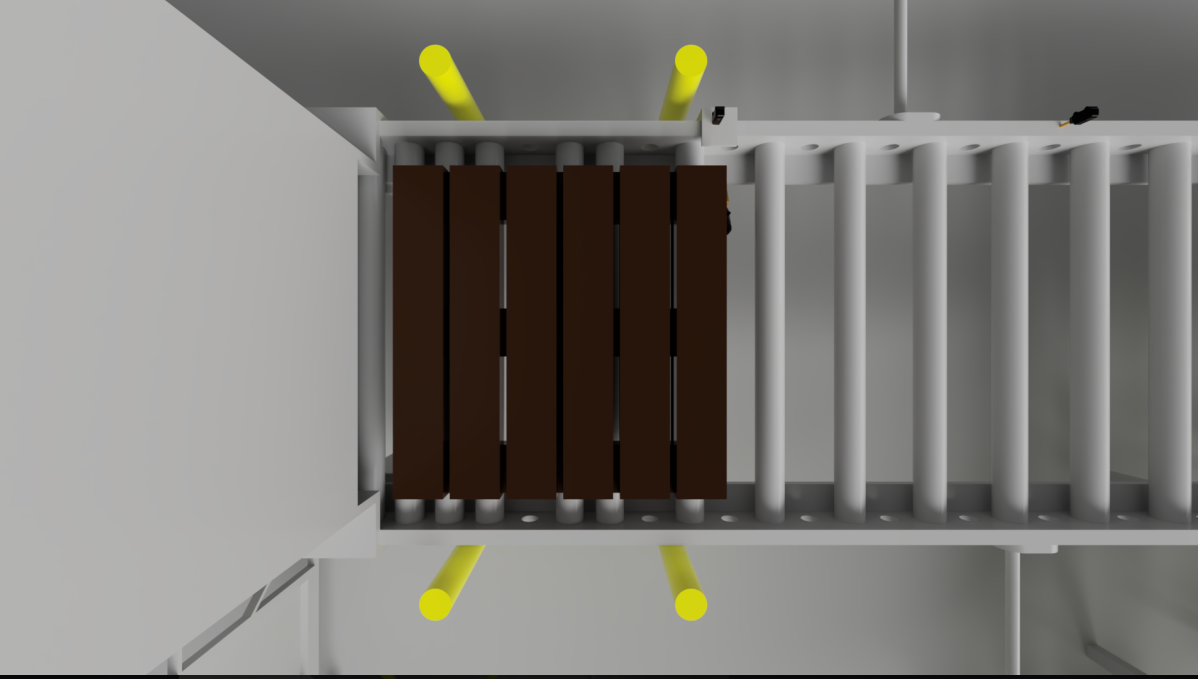
#> input picture CropModule/test.png, 1198 x 679 px
$ python crop.py
#> lines starting #> are read from the running program, lines starting #| are printed output that depends on the picture
#> further down, imagen is the input picture: shape (679, 1198, 3); mean B, G, R 118.1, 122, 124.5
import cv2
import numpy as np


def recortar_imagen(imagen, bounding_box):
#> called with bounding_box = (350, 150, 400, 380)
    x, y, w, h = bounding_box
    imagen_recortada = imagen[y : y + h, x : x + w]
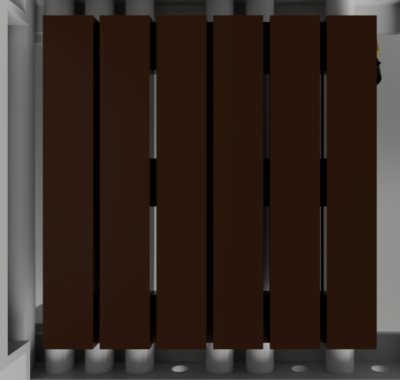
#> imagen_recortada: shape (380, 400, 3); mean B, G, R 35, 42, 54.1
    return imagen_recortada


def enmascarar_imagen(imagen, bounding_box):
#> called with bounding_box = (350, 150, 400, 380)
    x, y, w, h = bounding_box
    mascara = np.zeros(imagen.shape[:2], dtype=np.uint8)
    mascara[y : y + h, x : x + w] = 255
    imagen_enmascarada = cv2.bitwise_and(imagen, imagen, mask=mascara)
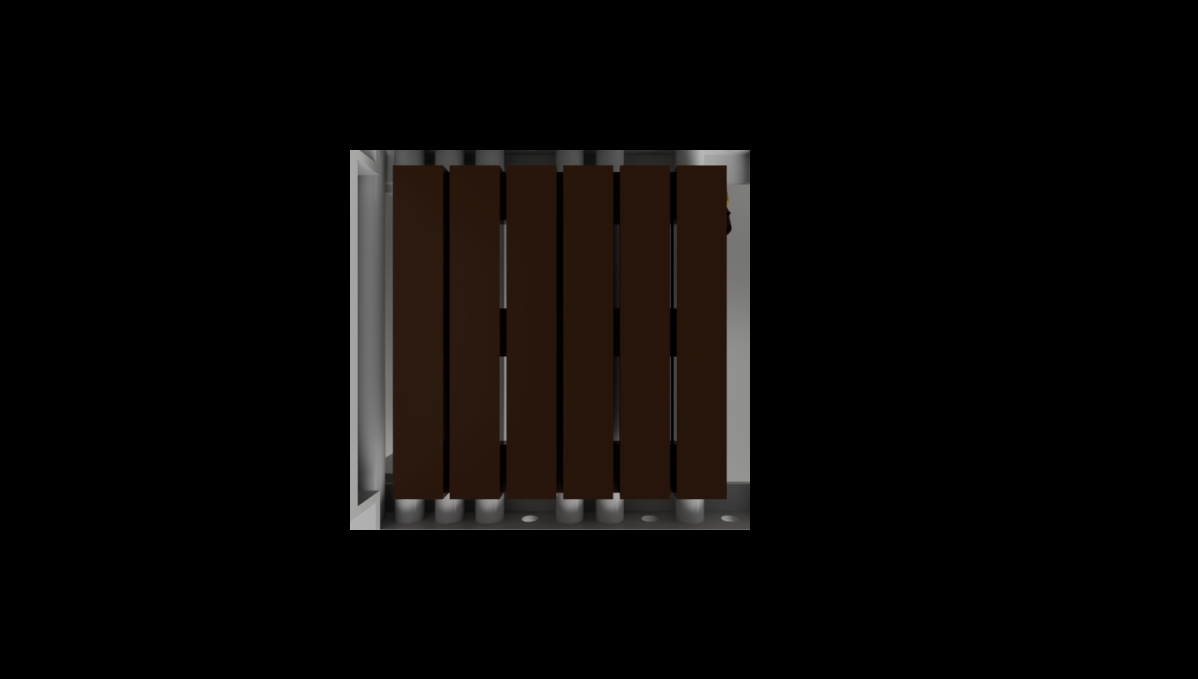
#> imagen_enmascarada: shape (679, 1198, 3); mean B, G, R 6.5, 7.8, 10.1
    return imagen_enmascarada


def enmascarar_con_fondo_blanco(imagen, bounding_box):
#> called with bounding_box = (350, 150, 400, 380)
    x, y, w, h = bounding_box
    imagen_enmascarada = np.ones_like(imagen) * 255
    imagen_enmascarada[y : y + h, x : x + w] = imagen[y : y + h, x : x + w]
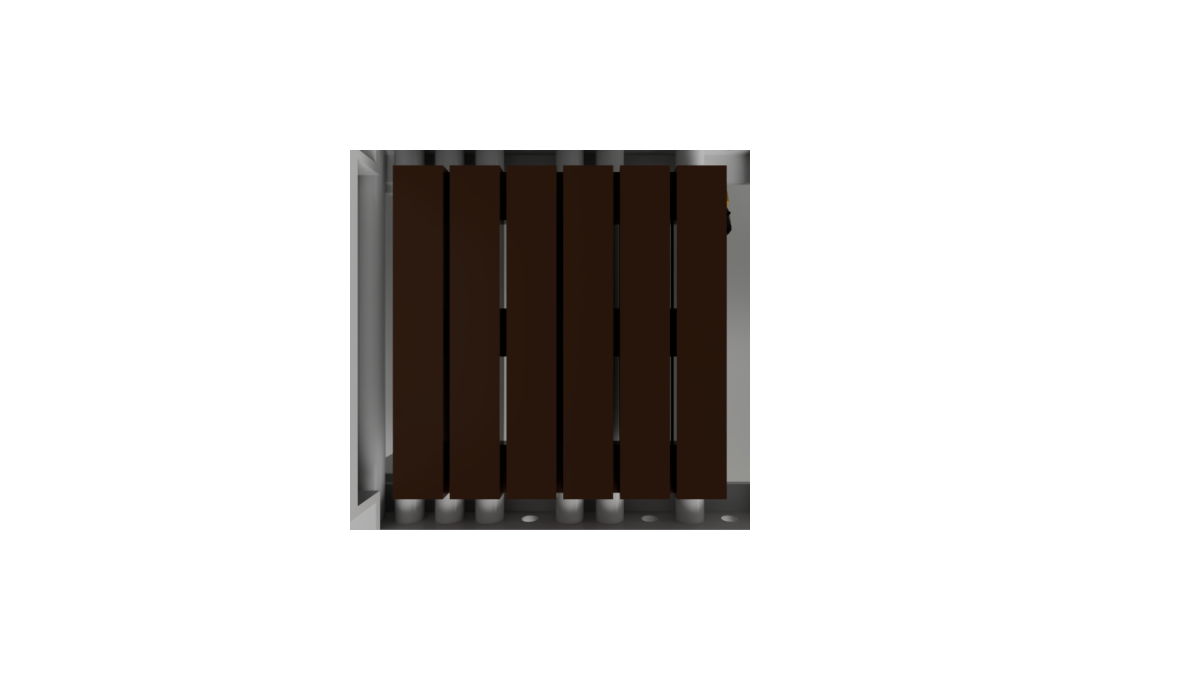
#> imagen_enmascarada: shape (679, 1198, 3); mean B, G, R 213.9, 215.2, 217.5
    return imagen_enmascarada


# Ejemplo CROP:
imagen = cv2.imread("test.png")
bounding_box = (350, 150, 400, 380)
imagen_recortada = recortar_imagen(imagen, bounding_box)
cv2.imwrite("imagen_recortada.png", imagen_recortada)


# Ejemplo MASCARA NEGRA:
imagen = cv2.imread("test.png")
bounding_box = (350, 150, 400, 380)
imagen_enmascarada = enmascarar_imagen(imagen, bounding_box)
cv2.imwrite("imagen_enmascarada.png", imagen_enmascarada)


# Ejemplo MASCARA BLANCA:
imagen = cv2.imread("test.png")
bounding_box = (350, 150, 400, 380)
imagen_blanca = enmascarar_con_fondo_blanco(imagen, bounding_box)
cv2.imwrite("imagen_enmascarada_blanca.png", imagen_blanca)
